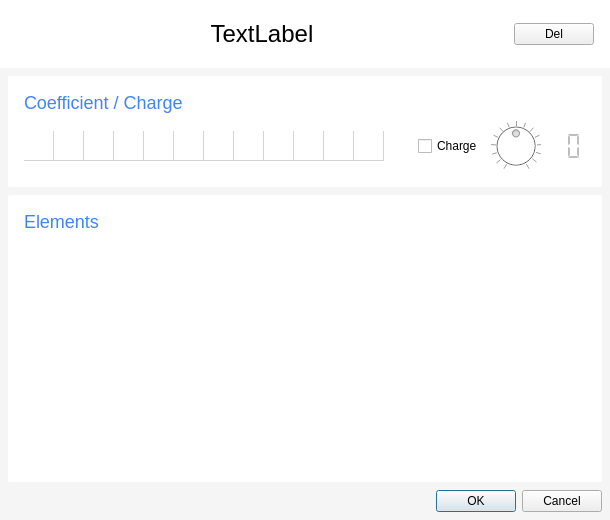
<?xml version="1.0" encoding="UTF-8"?>
<ui version="4.0">
 <class>InputBox</class>
 <widget class="QDialog" name="InputBox">
  <property name="geometry">
   <rect>
    <x>0</x>
    <y>0</y>
    <width>610</width>
    <height>520</height>
   </rect>
  </property>
  <property name="styleSheet">
   <string notr="true">QDialog {
    background-color: #f5f5f5;
}</string>
  </property>
  <layout class="QVBoxLayout" name="verticalLayout_4">
   <property name="spacing">
    <number>0</number>
   </property>
   <property name="leftMargin">
    <number>0</number>
   </property>
   <property name="topMargin">
    <number>0</number>
   </property>
   <property name="rightMargin">
    <number>0</number>
   </property>
   <property name="bottomMargin">
    <number>0</number>
   </property>
   <item>
    <widget class="QFrame" name="frame_3">
     <property name="styleSheet">
      <string notr="true">QFrame {
	background-color: white;
}</string>
     </property>
     <layout class="QHBoxLayout" name="horizontalLayout_4">
      <property name="leftMargin">
       <number>16</number>
      </property>
      <property name="topMargin">
       <number>16</number>
      </property>
      <property name="rightMargin">
       <number>16</number>
      </property>
      <property name="bottomMargin">
       <number>16</number>
      </property>
      <item>
       <widget class="QLabel" name="label">
        <property name="minimumSize">
         <size>
          <width>0</width>
          <height>36</height>
         </size>
        </property>
        <property name="styleSheet">
         <string notr="true">font-size: 24px;</string>
        </property>
        <property name="text">
         <string>TextLabel</string>
        </property>
        <property name="alignment">
         <set>Qt::AlignCenter</set>
        </property>
       </widget>
      </item>
      <item>
       <widget class="QPushButton" name="delPushButton">
        <property name="sizePolicy">
         <sizepolicy hsizetype="Fixed" vsizetype="Fixed">
          <horstretch>0</horstretch>
          <verstretch>0</verstretch>
         </sizepolicy>
        </property>
        <property name="styleSheet">
         <string notr="true"/>
        </property>
        <property name="text">
         <string>Del</string>
        </property>
       </widget>
      </item>
     </layout>
    </widget>
   </item>
   <item>
    <widget class="QFrame" name="frame_4">
     <property name="frameShape">
      <enum>QFrame::NoFrame</enum>
     </property>
     <property name="frameShadow">
      <enum>QFrame::Raised</enum>
     </property>
     <layout class="QVBoxLayout" name="verticalLayout_3">
      <property name="spacing">
       <number>8</number>
      </property>
      <property name="leftMargin">
       <number>8</number>
      </property>
      <property name="topMargin">
       <number>8</number>
      </property>
      <property name="rightMargin">
       <number>8</number>
      </property>
      <property name="bottomMargin">
       <number>8</number>
      </property>
      <item>
       <widget class="QFrame" name="frame">
        <property name="styleSheet">
         <string notr="true">QFrame {
	background-color: white;
    border-radius: 2px;
}
</string>
        </property>
        <layout class="QVBoxLayout" name="verticalLayout">
         <property name="spacing">
          <number>8</number>
         </property>
         <property name="leftMargin">
          <number>16</number>
         </property>
         <property name="topMargin">
          <number>16</number>
         </property>
         <property name="rightMargin">
          <number>16</number>
         </property>
         <property name="bottomMargin">
          <number>16</number>
         </property>
         <item>
          <widget class="QLabel" name="label_2">
           <property name="styleSheet">
            <string notr="true">color: #4184f3;
font-size: 18px;</string>
           </property>
           <property name="text">
            <string>Coefficient / Charge</string>
           </property>
          </widget>
         </item>
         <item>
          <layout class="QHBoxLayout" name="horizontalLayout">
           <item>
            <widget class="QTableWidget" name="tableWidget_2">
             <property name="sizePolicy">
              <sizepolicy hsizetype="Expanding" vsizetype="Preferred">
               <horstretch>0</horstretch>
               <verstretch>0</verstretch>
              </sizepolicy>
             </property>
             <property name="maximumSize">
              <size>
               <width>16777215</width>
               <height>30</height>
              </size>
             </property>
             <property name="selectionMode">
              <enum>QAbstractItemView::SingleSelection</enum>
             </property>
             <property name="rowCount">
              <number>1</number>
             </property>
             <property name="columnCount">
              <number>12</number>
             </property>
             <attribute name="horizontalHeaderVisible">
              <bool>false</bool>
             </attribute>
             <attribute name="horizontalHeaderDefaultSectionSize">
              <number>30</number>
             </attribute>
             <attribute name="verticalHeaderVisible">
              <bool>false</bool>
             </attribute>
             <row/>
             <column/>
             <column/>
             <column/>
             <column/>
             <column/>
             <column/>
             <column/>
             <column/>
             <column/>
             <column/>
             <column/>
             <column/>
            </widget>
           </item>
           <item>
            <widget class="QCheckBox" name="checkBox">
             <property name="text">
              <string>Charge</string>
             </property>
            </widget>
           </item>
           <item>
            <widget class="QDial" name="dial">
             <property name="enabled">
              <bool>false</bool>
             </property>
             <property name="maximumSize">
              <size>
               <width>50</width>
               <height>50</height>
              </size>
             </property>
             <property name="minimum">
              <number>-7</number>
             </property>
             <property name="maximum">
              <number>7</number>
             </property>
             <property name="pageStep">
              <number>1</number>
             </property>
             <property name="notchesVisible">
              <bool>true</bool>
             </property>
            </widget>
           </item>
           <item>
            <widget class="QLCDNumber" name="lcdNumber">
             <property name="enabled">
              <bool>false</bool>
             </property>
             <property name="maximumSize">
              <size>
               <width>16777215</width>
               <height>30</height>
              </size>
             </property>
             <property name="styleSheet">
              <string notr="true">background-color: rgb(255, 255, 255);</string>
             </property>
             <property name="frameShadow">
              <enum>QFrame::Plain</enum>
             </property>
             <property name="digitCount">
              <number>2</number>
             </property>
             <property name="segmentStyle">
              <enum>QLCDNumber::Flat</enum>
             </property>
            </widget>
           </item>
          </layout>
         </item>
        </layout>
       </widget>
      </item>
      <item>
       <widget class="QFrame" name="frame_2">
        <property name="styleSheet">
         <string notr="true">QFrame {
	background-color: white;
    border-radius: 2px;
}
</string>
        </property>
        <layout class="QVBoxLayout" name="verticalLayout_2">
         <property name="spacing">
          <number>8</number>
         </property>
         <property name="leftMargin">
          <number>16</number>
         </property>
         <property name="topMargin">
          <number>16</number>
         </property>
         <property name="rightMargin">
          <number>16</number>
         </property>
         <property name="bottomMargin">
          <number>16</number>
         </property>
         <item>
          <widget class="QLabel" name="label_3">
           <property name="styleSheet">
            <string notr="true">color: #4184f3;
font-size: 18px;</string>
           </property>
           <property name="text">
            <string>Elements</string>
           </property>
          </widget>
         </item>
         <item>
          <widget class="QTableWidget" name="tableWidget">
           <property name="selectionMode">
            <enum>QAbstractItemView::SingleSelection</enum>
           </property>
           <property name="gridStyle">
            <enum>Qt::NoPen</enum>
           </property>
           <attribute name="horizontalHeaderVisible">
            <bool>false</bool>
           </attribute>
           <attribute name="horizontalHeaderDefaultSectionSize">
            <number>30</number>
           </attribute>
           <attribute name="verticalHeaderVisible">
            <bool>false</bool>
           </attribute>
          </widget>
         </item>
        </layout>
       </widget>
      </item>
      <item>
       <widget class="QDialogButtonBox" name="buttonBox">
        <property name="orientation">
         <enum>Qt::Horizontal</enum>
        </property>
        <property name="standardButtons">
         <set>QDialogButtonBox::Cancel|QDialogButtonBox::Ok</set>
        </property>
       </widget>
      </item>
     </layout>
    </widget>
   </item>
  </layout>
 </widget>
 <resources/>
 <connections>
  <connection>
   <sender>buttonBox</sender>
   <signal>accepted()</signal>
   <receiver>InputBox</receiver>
   <slot>accept()</slot>
   <hints>
    <hint type="sourcelabel">
     <x>248</x>
     <y>254</y>
    </hint>
    <hint type="destinationlabel">
     <x>157</x>
     <y>274</y>
    </hint>
   </hints>
  </connection>
  <connection>
   <sender>buttonBox</sender>
   <signal>rejected()</signal>
   <receiver>InputBox</receiver>
   <slot>reject()</slot>
   <hints>
    <hint type="sourcelabel">
     <x>316</x>
     <y>260</y>
    </hint>
    <hint type="destinationlabel">
     <x>286</x>
     <y>274</y>
    </hint>
   </hints>
  </connection>
 </connections>
</ui>
